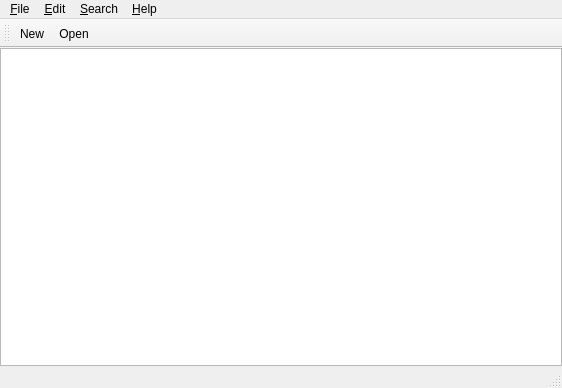
<ui version="4.0" >
 <author>Diego Iastrubni &lt;elcuco@kde.org></author>
 <class>MainWindow</class>
 <widget class="QMainWindow" name="MainWindow" >
  <property name="geometry" >
   <rect>
    <x>0</x>
    <y>0</y>
    <width>562</width>
    <height>388</height>
   </rect>
  </property>
  <property name="windowTitle" >
   <string>MainWindow</string>
  </property>
  <property name="windowIcon" >
   <iconset resource="textlines.qrc" >:/images/document-open.png</iconset>
  </property>
  <widget class="QWidget" name="centralwidget" >
   <layout class="QVBoxLayout" >
    <property name="spacing" >
     <number>0</number>
    </property>
    <property name="leftMargin" >
     <number>0</number>
    </property>
    <property name="topMargin" >
     <number>0</number>
    </property>
    <property name="rightMargin" >
     <number>0</number>
    </property>
    <property name="bottomMargin" >
     <number>0</number>
    </property>
    <item>
     <widget class="QsvEditor" name="textEdit" />
    </item>
   </layout>
  </widget>
  <widget class="QMenuBar" name="menubar" >
   <property name="geometry" >
    <rect>
     <x>0</x>
     <y>0</y>
     <width>562</width>
     <height>21</height>
    </rect>
   </property>
   <widget class="QMenu" name="menu_File" >
    <property name="title" >
     <string>&amp;File</string>
    </property>
    <addaction name="action_New" />
    <addaction name="action_Open" />
    <addaction name="action_Save" />
    <addaction name="separator" />
    <addaction name="action_setup" />
    <addaction name="separator" />
    <addaction name="actionE_xit" />
   </widget>
   <widget class="QMenu" name="menu_Edit" >
    <property name="title" >
     <string>&amp;Edit</string>
    </property>
    <addaction name="actionUndo" />
    <addaction name="actionRedo" />
    <addaction name="separator" />
    <addaction name="actionCopy" />
    <addaction name="actionCut" />
    <addaction name="actionPaste" />
    <addaction name="separator" />
   </widget>
   <widget class="QMenu" name="menu_Search" >
    <property name="windowIcon" >
     <iconset resource="textlines.qrc" >:/images/document-open.png</iconset>
    </property>
    <property name="title" >
     <string>&amp;Search</string>
    </property>
   </widget>
   <widget class="QMenu" name="menu_Help" >
    <property name="title" >
     <string>&amp;Help</string>
    </property>
    <addaction name="action_About" />
    <addaction name="actionAbout_Qt" />
   </widget>
   <addaction name="menu_File" />
   <addaction name="menu_Edit" />
   <addaction name="menu_Search" />
   <addaction name="menu_Help" />
  </widget>
  <widget class="QStatusBar" name="statusbar" />
  <widget class="QToolBar" name="toolBar" >
   <property name="windowTitle" >
    <string>toolBar</string>
   </property>
   <attribute name="toolBarArea" >
    <enum>TopToolBarArea</enum>
   </attribute>
   <attribute name="toolBarBreak" >
    <bool>false</bool>
   </attribute>
   <addaction name="action_New" />
   <addaction name="action_Open" />
  </widget>
  <action name="action_New" >
   <property name="icon" >
    <iconset resource="textlines.qrc" >:/images/document-new.png</iconset>
   </property>
   <property name="text" >
    <string>&amp;New</string>
   </property>
   <property name="shortcut" >
    <string>Ctrl+N</string>
   </property>
  </action>
  <action name="action_Open" >
   <property name="icon" >
    <iconset resource="textlines.qrc" >:/images/document-open.png</iconset>
   </property>
   <property name="text" >
    <string>&amp;Open</string>
   </property>
   <property name="shortcut" >
    <string>Ctrl+O</string>
   </property>
  </action>
  <action name="action_Save" >
   <property name="text" >
    <string>&amp;Save</string>
   </property>
   <property name="shortcut" >
    <string>Ctrl+S</string>
   </property>
  </action>
  <action name="actionE_xit" >
   <property name="text" >
    <string>E&amp;xit</string>
   </property>
   <property name="shortcut" >
    <string>Ctrl+X</string>
   </property>
  </action>
  <action name="action_setup" >
   <property name="text" >
    <string>&amp;Preferences</string>
   </property>
   <property name="shortcut" >
    <string>F7</string>
   </property>
  </action>
  <action name="actionCopy" >
   <property name="text" >
    <string>&amp;Copy</string>
   </property>
  </action>
  <action name="actionCut" >
   <property name="text" >
    <string>C&amp;ut</string>
   </property>
  </action>
  <action name="actionPaste" >
   <property name="text" >
    <string>&amp;Paste</string>
   </property>
  </action>
  <action name="actionUndo" >
   <property name="text" >
    <string>&amp;Undo</string>
   </property>
  </action>
  <action name="actionRedo" >
   <property name="text" >
    <string>&amp;Redo</string>
   </property>
  </action>
  <action name="action_About" >
   <property name="text" >
    <string>&amp;About</string>
   </property>
  </action>
  <action name="actionAbout_Qt" >
   <property name="text" >
    <string>About &amp;Qt</string>
   </property>
  </action>
 </widget>
 <customwidgets>
  <customwidget>
   <class>QsvEditor</class>
   <extends>QTextEdit</extends>
   <header>qsveditor.h</header>
  </customwidget>
 </customwidgets>
 <includes/>
 <resources>
  <include location="textlines.qrc" />
 </resources>
 <connections/>
</ui>
